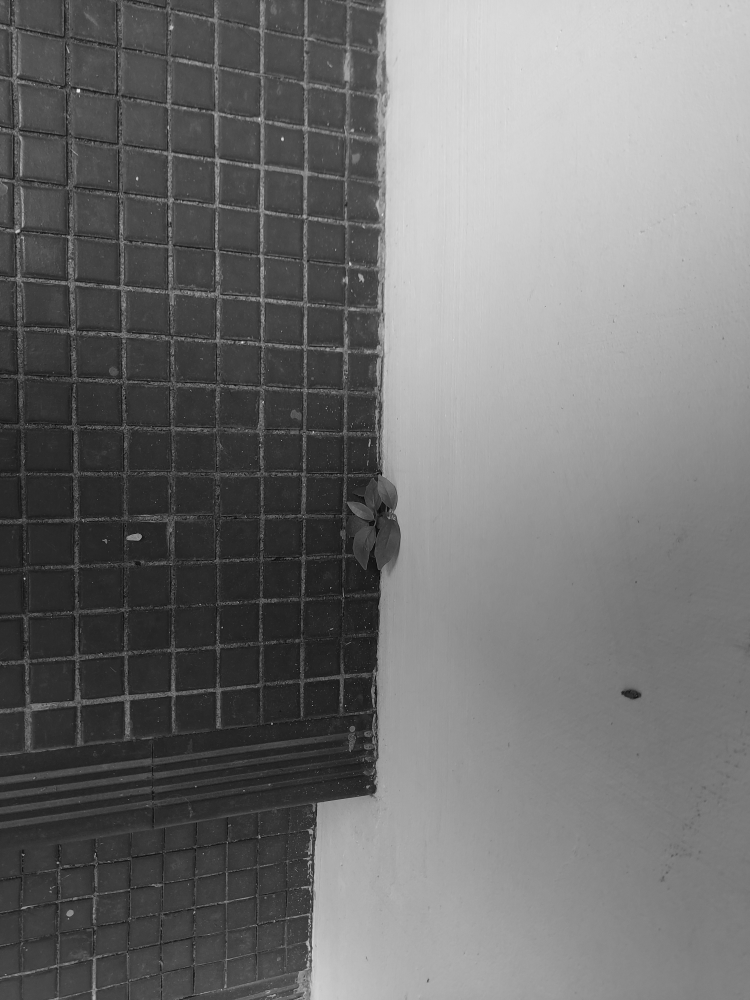
#> input picture images/20230324_105524gl.jpg, 3000 x 4000 px, found by its file name (shown at 1/4 size)
$ jupyter execute --allow-errors cw2_my.ipynb
#> lines starting #> are read from the running program, lines starting #| are printed output that depends on the picture
[cell 1]
import numpy as np
import cv2

[cell 2]
"""
img: The input grayscale image.
GL: Number of gray levels.
d: The distance between pixel pairs.
t: The angle (in degrees) specifying the direction of pixel pairs.
"""
# [34 lines left out: function am_glcm_faster, not called in this run]


# function to compute the image power. input could be graylevel or color.
#
def am_power(a):
    dim1 = a.shape

    if len(dim1)==2:
        sz = dim1[0] * dim1[1]
    elif len(dim1)==3:
        sz = dim1[0] * dim1[1] * dim1[2]
    pa = np.sum( a ** 2.0) / sz

    return pa

# [7 lines left out: function am_entropy, not called in this run]

glcm_energy = lambda gl : np.sum(np.multiply(gl,gl))

[cell 3]
test_img1 = cv2.imread('/Users/tianze/cs4243_lab/CS4243_2023_images_small/collage1.bmp', 0)
test_img2 = cv2.imread('/Users/tianze/cs4243_lab/CS4243_2023_images_small/20230324_105524gl.jpg', 0)
#> test_img2 is the input picture: shape (4000, 3000); min 0, max 253, mean 113.8

#> (a cell that did not finish here is left out)

#> (a cell that did not finish here is left out)

Q2

[cell 6]
c = cv2.imread('//Users/tianze/cs4243_lab/CS4243_2023_images_small/IMG_0054.JPG', 0)
d = cv2.imread('//Users/tianze/cs4243_lab/CS4243_2023_images_small/6ae-007.jpg', 0)

[cell 7]
L3 = np.array([1,2,1]) / 4
E3 = np.array([-1,0,1])
S3 = np.array([-1,2,-1])
llist = [L3 , E3 , S3]

laws = []
for xs in llist:
    for ys in llist:
        xs= np.reshape(xs,(3,1))
        ys = np.reshape(ys,(1,3))
        L3L3 = np.matmul(xs,ys)
        laws.append(L3L3)

ppp=[]
fff= []
#> (the rest of this cell did not finish here and is left out)

Q3

[cell 8]
x = cv2.imread('/Users/tianze/cs4243_lab/CS4243_2023_images_small/34.jpg', 0)
y = cv2.imread('/Users/tianze/cs4243_lab/CS4243_2023_images_small/68.JPG', 0)

[cell 9]
hlp = np.full((3,3), 1/9)
hhp = np.array([[-1,-1,-1],[-1,8,-1],[-1,-1,-1]])

#> (a cell that did not finish here is left out)

#> (a cell that did not finish here is left out)

#> (a cell that did not finish here is left out)

#> (a cell that did not finish here is left out)

Q4
Specify how optical flow can be used to determine:
a. mutual velocity of an observer and an object.
b. The focus of expansion.
c. Distance of a moving object from the observer.
d. Possible collision of the object with an observer and time of collision.

Ans:
a. Mutual Velocity of an Observer and an Object:
Optical flow computes the displacement of pixels between two consecutive frames. This displacement can be used to estimate the relative velocity between the observer (camera) and an object.
The velocity vector of a point (or region) in the scene can be estimated by computing the magnitude and direction of its optical flow.
If the observer is stationary, the computed optical flow directly corresponds to the motion of the object. If both the observer and object are moving, the computed optical flow is a combination of both motions, and additional information or assumptions may be needed to separate them.

b. The Focus of Expansion:
When an observer is moving through a scene, the point in the image towards which the observer is moving is called the focus of expansion (FOE). All the optical flow vectors radiate out from this point.
By analyzing the direction of the optical flow vectors across the image, one can determine the FOE as the point where these vectors converge or originate. For instance, when driving forward on a straight road, the FOE would be somewhere in the middle of the horizon, and all the scene elements would seem to move away from that point.

c. Distance of a Moving Object from the Observer:
The magnitude of optical flow is inversely proportional to the distance of the object from the observer. Objects closer to the camera will have a larger optical flow than distant ones, given the same actual velocity.
To precisely determine the distance, calibration is needed. Once calibrated, one can use the disparity between the observed optical flow and the expected optical flow (based on object's known speed) to estimate distance.
It's important to note that this method is more qualitative than quantitative. For more precise measurements, methods like stereo vision or depth sensing are typically used in combination with optical flow.

d. Possible Collision of the Object with an Observer and Time of Collision:
If an object is on a collision course with the observer, its trajectory will lead it to the FOE. Thus, monitoring the optical flow vectors can help determine if they are converging towards the FOE.
The time to collision (TTC) can be estimated by the inverse of the rate of expansion of the optical flow from the FOE. Specifically, TTC can be approximated as the ratio of the distance of the object to its relative speed. If d is the distance of the object from the observer and v is its relative speed towards the observer (computed from optical flow), then TTC = d/v.
For more accurate calculations, it's often useful to track the object over several frames to refine the optical flow estimates and thereby refine TTC calculations.
While optical flow provides valuable insights into scene dynamics, it's essential to note that it can be affected by factors like lighting changes, occlusions, and noise. Thus, in real-world applications, it's often combined with other methods or sensors for improved robustness and accuracy.

Q5

[cell 14]
fr11 = cv2.imread('/Users/tianze/cs4243_lab/Python_notebooks/set5/OF_samples/fr1.png', 0)
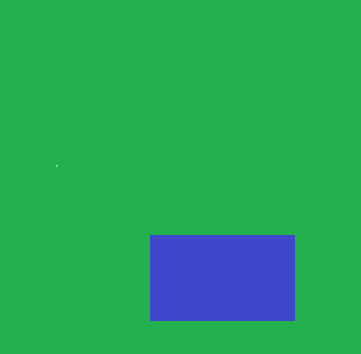
#> input picture Python_notebooks/set5/OF_samples/fr1.png, 361 x 354 px, found by its file name
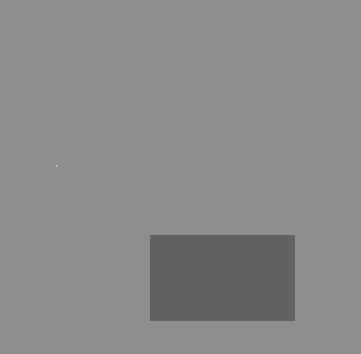
#> fr11: shape (354, 361); min 98, max 211, mean 137.7
fr12 = cv2.imread('/Users/tianze/cs4243_lab/Python_notebooks/set5/OF_samples/fr2.png', 0)
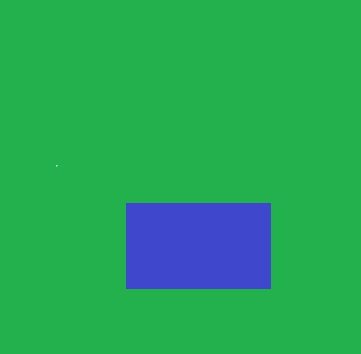
#> input picture Python_notebooks/set5/OF_samples/fr2.png, 361 x 354 px, found by its file name
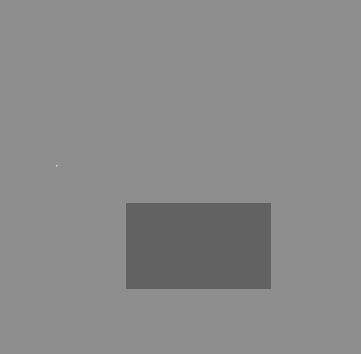
#> fr12: shape (354, 361); min 98, max 211, mean 137.7
